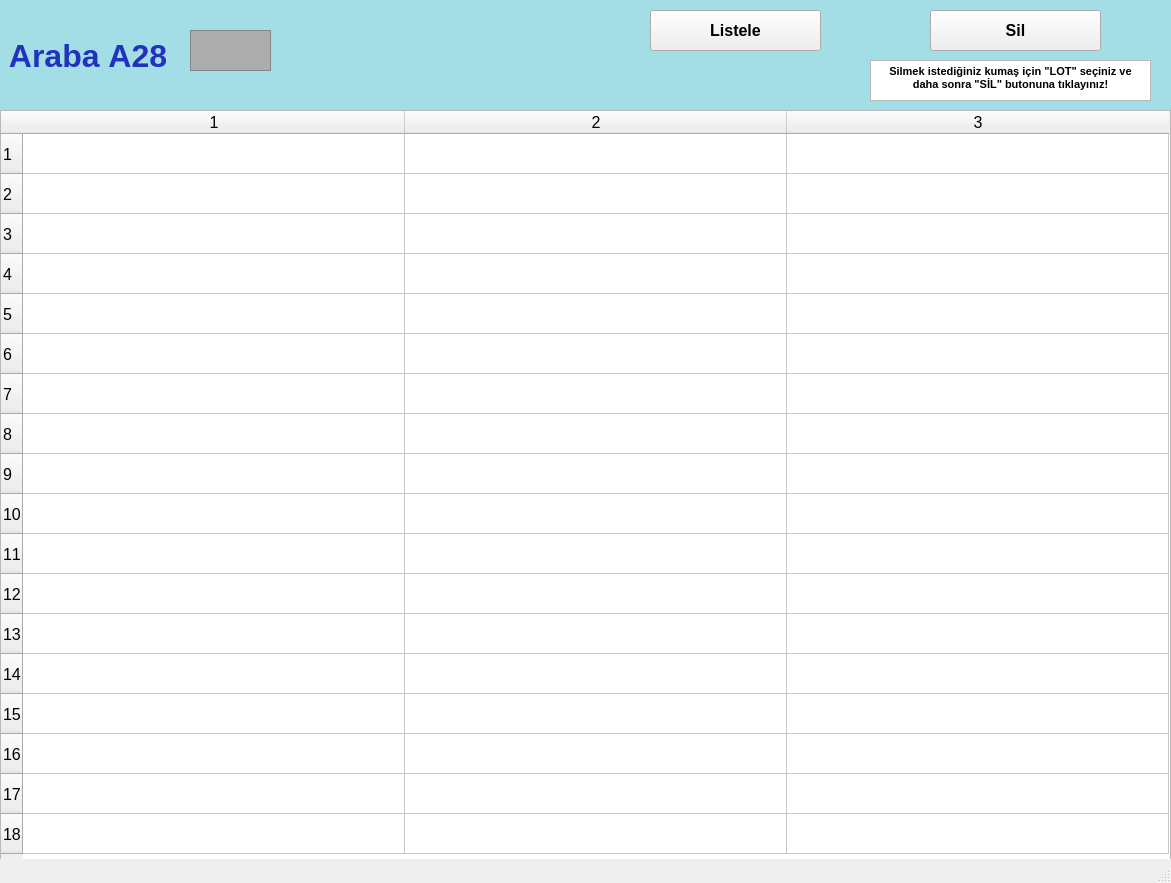
<?xml version="1.0" encoding="UTF-8"?>
<ui version="4.0">
 <class>arabalarA28_ekran</class>
 <widget class="QMainWindow" name="arabalarA28_ekran">
  <property name="geometry">
   <rect>
    <x>0</x>
    <y>0</y>
    <width>1171</width>
    <height>883</height>
   </rect>
  </property>
  <property name="font">
   <font>
    <pointsize>12</pointsize>
    <weight>50</weight>
    <bold>false</bold>
    <kerning>false</kerning>
   </font>
  </property>
  <property name="windowTitle">
   <string/>
  </property>
  <widget class="QWidget" name="centralwidget">
   <widget class="QLabel" name="arabaA1yazi_lbl">
    <property name="geometry">
     <rect>
      <x>0</x>
      <y>0</y>
      <width>1171</width>
      <height>111</height>
     </rect>
    </property>
    <property name="font">
     <font>
      <pointsize>24</pointsize>
      <weight>75</weight>
      <bold>true</bold>
     </font>
    </property>
    <property name="styleSheet">
     <string notr="true">background-color: rgb(163, 221, 229);
color: rgb(34, 50, 190);</string>
    </property>
    <property name="text">
     <string> Araba A28</string>
    </property>
   </widget>
   <widget class="QFrame" name="arabaA1_img">
    <property name="geometry">
     <rect>
      <x>190</x>
      <y>30</y>
      <width>81</width>
      <height>41</height>
     </rect>
    </property>
    <property name="styleSheet">
     <string notr="true">background-color: rgb(173, 173, 173);</string>
    </property>
    <property name="frameShape">
     <enum>QFrame::StyledPanel</enum>
    </property>
    <property name="frameShadow">
     <enum>QFrame::Raised</enum>
    </property>
   </widget>
   <widget class="QPushButton" name="listele28_btn">
    <property name="geometry">
     <rect>
      <x>650</x>
      <y>10</y>
      <width>171</width>
      <height>41</height>
     </rect>
    </property>
    <property name="font">
     <font>
      <pointsize>12</pointsize>
      <weight>75</weight>
      <bold>true</bold>
     </font>
    </property>
    <property name="text">
     <string>Listele</string>
    </property>
   </widget>
   <widget class="QTableWidget" name="A28_tw">
    <property name="geometry">
     <rect>
      <x>0</x>
      <y>110</y>
      <width>1171</width>
      <height>751</height>
     </rect>
    </property>
    <property name="baseSize">
     <size>
      <width>0</width>
      <height>0</height>
     </size>
    </property>
    <property name="rowCount">
     <number>18</number>
    </property>
    <property name="columnCount">
     <number>3</number>
    </property>
    <attribute name="horizontalHeaderVisible">
     <bool>true</bool>
    </attribute>
    <attribute name="horizontalHeaderCascadingSectionResizes">
     <bool>false</bool>
    </attribute>
    <attribute name="horizontalHeaderDefaultSectionSize">
     <number>382</number>
    </attribute>
    <attribute name="horizontalHeaderMinimumSectionSize">
     <number>38</number>
    </attribute>
    <attribute name="verticalHeaderDefaultSectionSize">
     <number>40</number>
    </attribute>
    <attribute name="verticalHeaderMinimumSectionSize">
     <number>23</number>
    </attribute>
    <row/>
    <row/>
    <row/>
    <row/>
    <row/>
    <row/>
    <row/>
    <row/>
    <row/>
    <row/>
    <row/>
    <row/>
    <row/>
    <row/>
    <row/>
    <row/>
    <row/>
    <row/>
    <column/>
    <column/>
    <column/>
   </widget>
   <widget class="QPushButton" name="sil28_btn">
    <property name="geometry">
     <rect>
      <x>930</x>
      <y>10</y>
      <width>171</width>
      <height>41</height>
     </rect>
    </property>
    <property name="font">
     <font>
      <pointsize>12</pointsize>
      <weight>75</weight>
      <bold>true</bold>
     </font>
    </property>
    <property name="text">
     <string>Sil</string>
    </property>
   </widget>
   <widget class="QTextBrowser" name="textBrowser">
    <property name="geometry">
     <rect>
      <x>870</x>
      <y>60</y>
      <width>281</width>
      <height>41</height>
     </rect>
    </property>
    <property name="html">
     <string>&lt;!DOCTYPE HTML PUBLIC &quot;-//W3C//DTD HTML 4.0//EN&quot; &quot;http://www.w3.org/TR/REC-html40/strict.dtd&quot;&gt;
&lt;html&gt;&lt;head&gt;&lt;meta name=&quot;qrichtext&quot; content=&quot;1&quot; /&gt;&lt;style type=&quot;text/css&quot;&gt;
p, li { white-space: pre-wrap; }
&lt;/style&gt;&lt;/head&gt;&lt;body style=&quot; font-family:'MS Shell Dlg 2'; font-size:12pt; font-weight:400; font-style:normal;&quot;&gt;
&lt;p align=&quot;center&quot; style=&quot; margin-top:0px; margin-bottom:0px; margin-left:0px; margin-right:0px; -qt-block-indent:0; text-indent:0px;&quot;&gt;&lt;span style=&quot; font-size:8pt; font-weight:600;&quot;&gt;Silmek istediğiniz kumaş için &amp;quot;LOT&amp;quot; seçiniz ve daha sonra &amp;quot;SİL&amp;quot; butonuna tıklayınız!&lt;/span&gt;&lt;/p&gt;&lt;/body&gt;&lt;/html&gt;</string>
    </property>
   </widget>
  </widget>
  <widget class="QStatusBar" name="statusbar"/>
 </widget>
 <resources/>
 <connections/>
</ui>
